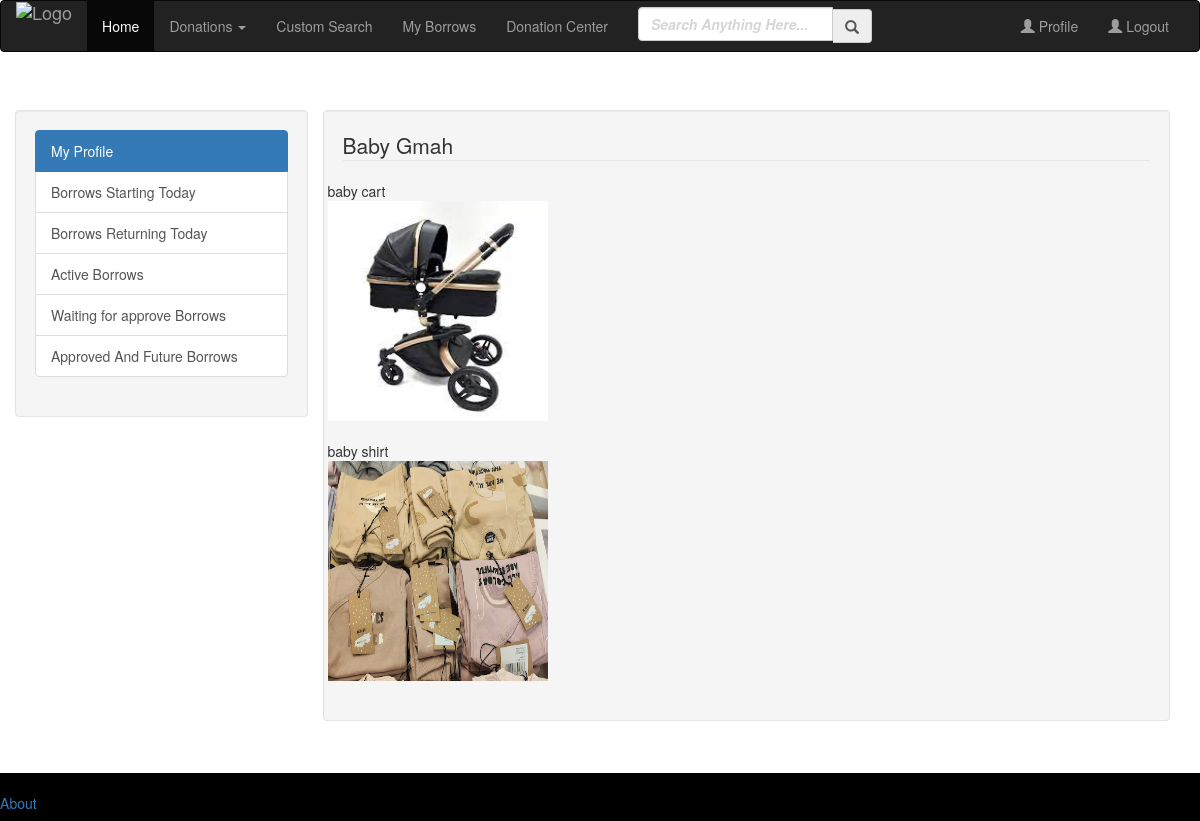
The app's page /dashboard/ (signed in) with its own data.
### project/models.py (models this page shows)
class Gmah(UserMixin, db.Model):
    id = db.Column(db.Integer, primary_key=True)
    name = db.Column(db.String(1000))
    email = db.Column(db.String(1000))
    password = db.Column(db.String(100))
    owner_first_name = db.Column(db.String(50))
    owner_last_name = db.Column(db.String(50))
    phone = db.Column(db.String(10))
    category = db.Column(db.String(50))
    city = db.Column(db.String(200))
    street = db.Column(db.String(200))
    street_number = db.Column(db.Integer)
    profile_picture = db.Column(db.String(200))

class Products(db.Model):
    id = db.Column(db.Integer, primary_key=True)
    name = db.Column(db.String(1000))
    category = db.Column(db.String(50))
    description = db.Column(db.String(1000))
    idle = db.Column(db.Integer)
    gmah_id = db.Column(db.Integer, db.ForeignKey('gmah.id'))
    pic_name = db.Column(db.String(50))

### project/auth.py (the view)
@auth.route('/dashboard/')
def dashboard():
    gmah_id = current_user.id
    gmah = Gmah.query.filter_by(id=gmah_id).first()
    borrows_list = Borrows.query.filter_by(gmah_id=gmah_id).all()
    product_list = Products.query.filter_by(gmah_id=gmah_id).all()
    return render_template('dashboard.html', gmah=gmah, id=gmah_id, borrows=borrows_list, products=product_list)

### project/templates/dashboard.html (shortened to what this page needs)
{% extends 'base.html' %}
{% block content %}
    <link href="//maxcdn.bootstrapcdn.com/bootstrap/3.3.0/css/bootstrap.min.css" rel="stylesheet" id="bootstrap-css">
<link href="//maxcdn.bootstrapcdn.com/font-awesome/4.1.0/css/font-awesome.min.css" rel="stylesheet">
 <div class="site-panel"style="margin-top:110px">
    <div class="container">
        <div class="row">
                <div class="col-md-3 well">
                    <div class= "sidebar">
                        <div class="list-group">
  <a href="#" class="list-group-item active">My Profile</a>
  <a href="#" class="list-group-item">Borrows Starting Today</a>
  <a href="#" class="list-group-item">Borrows Returning Today</a>
  <a href="#" class="list-group-item">Active Borrows</a>
  <a href="#" class="list-group-item">Waiting for approve Borrows</a>
  <a href="#" class="list-group-item">Approved And Future Borrows</a>
</div>
                    </div>
                </div>
                <div class="col-md-9 ">
                    <div class= "content-box well">
                     <legend>{{ gmah.name }} </legend>
                     <div class="row">
                     {% for product in products %}
                         <div>{{  product.name}}</div>
                        {% set imagename = product.pic_name %}
                        <div>
                        <img src={{url_for('static',filename='images/products/{}'.format(imagename))}} width="220px" height="220px"></br>
                        </div>
                                 <br style="clear:both;">
                     {% endfor %}
	                 </div>
                </div>
    </div>
        </div>
    </div>
 </div>
{% endblock %}

### project/static/style.css (style rules this page uses)
body { margin-top:5%; overflow-y: scroll; height: 100%; overflow-x: hidden; font-family: Arial, Helvetica, sans-serif; }
::placeholder { opacity: 1; font-style: oblique; font-weight: bold; }

### records on screen
Gmah: name "Baby Gmah"
Products: name "baby cart", pic_name (picture)
Products: name "baby shirt", pic_name (picture)
